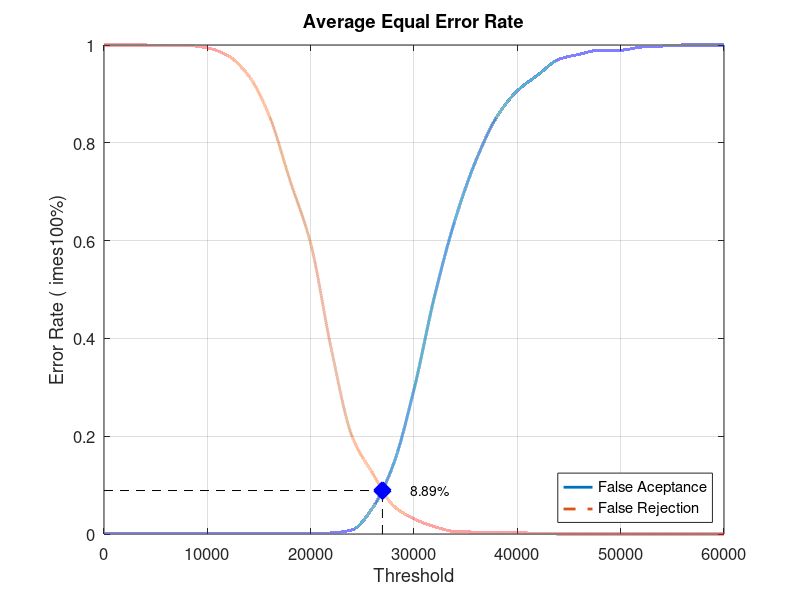
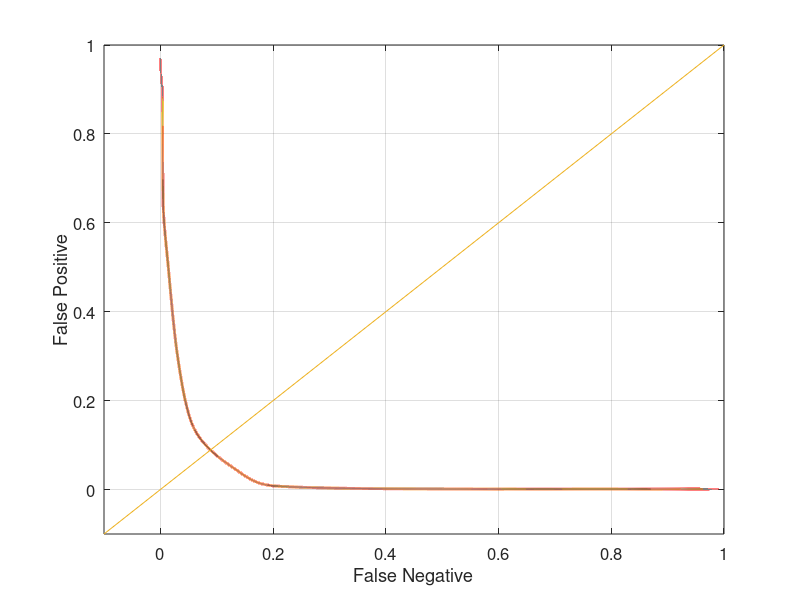

Source code (MATLAB) for these figures, in order:
close all;
clear;
clc;
x = 0:2000:60000;
xq = 0:0.5:60000;

y0 = [0 0.00105263 0.00105263 0.00105263 0.00105263 0.00105263 0.00105263 0.00105263 0.00105263 0.00105263 0.00105263 0.00210526 0.00842105 0.0536842 0.142105 0.295789 0.487368 0.644211 0.764211 0.852632 0.906316 0.938947 0.970526 0.981053 0.989474 0.989474 0.995789 0.997895 1 1 1]
yy0 = interp1(x, y0, xq, 'pchip');
y1 = [1 1 1 0.999 0.999 0.994 0.978 0.937 0.855 0.723 0.594 0.378 0.2 0.124 0.058 0.031 0.015 0.005 0.004 0.004 0.003 0.001 0 0 0 0 0 0 0 0 0]
yy1 = interp1(x, y1, xq, 'pchip');

% Calculating EER: 
y2 = abs(y0 - y1);
find(y2 == min(y2))
yy2 = abs(yy0 - yy1);
xEER = find(yy2 == min(yy2));
xEERIndex = xq(xEER) % X-axis EER
yEER = yy0(xEER) % Y-axis EER

main = figure
plot(xq, yy0,'-','LineWidth', 2);	hold on
plot(xq, yy1,'--','LineWidth', 2);	hold on
plot([xEERIndex xEERIndex], [0 yEER], 'k--');	hold on
plot([0 xEERIndex], [yEER yEER], 'k--');	hold on
plot(xEERIndex, yEER, 'bx', 'LineWidth', 10);	hold on
text(xEERIndex + 10 * xEERIndex / 100, yEER, [num2str(round((10000 * yEER)) / 100) '%'])
legend('False Aceptance', 'False Rejection', 'Location', 'SouthEast')
xlabel('Threshold')
ylabel('Error Rate (	imes100%)')
title('Average Equal Error Rate')
set(gca, 'FontSize', 12)
axis([0 60000 0 1])
grid on

print(main, 'Database4AverageMain', '-dpng');
FNRxFPR = figure('Color', [1 1 1]);
plot(yy1, yy0, '-', yy1, yy0, 'LineWidth', 2);
hold on
y = -0.1:0.1:1
plot(y, y); 
set(gca, 'FontSize', 12)
xlabel('False Negative')
ylabel('False Positive')
axis([-0.1 1 -0.1 1])
set(gca, 'FontSize', 12)
grid on

print(FNRxFPR, 'Database4AverageFNRxFPR','-dpng');
